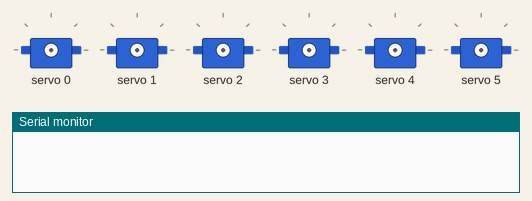
The sketch below on a simulated Arduino Uno, built with avr-gcc and run on an emulated ATmega328P. Shown: 6 × servo, the last lines printed to the serial monitor.

Above: at 0.01 s.
At 4.8 s:
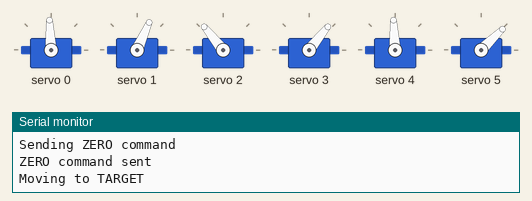
At 11.1 s:
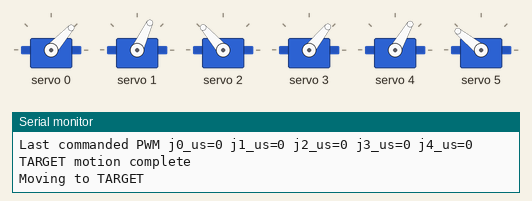
At 18.5 s:
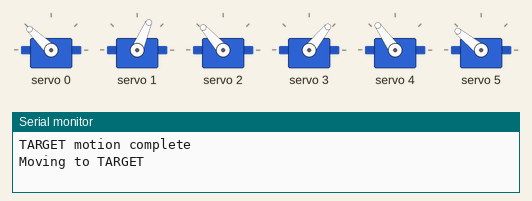
At 21.0 s:
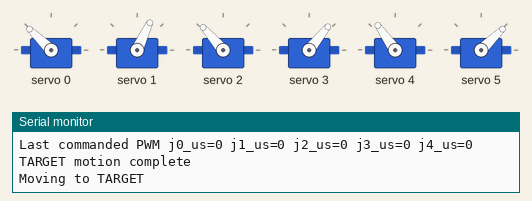
At 25.4 s:
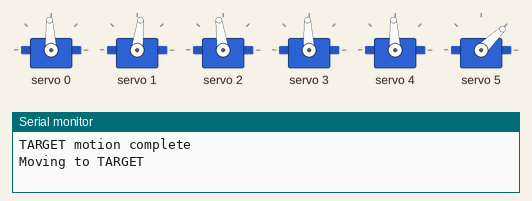
Timing chart, 0 to 26.9 s (numbered marks = the images above):
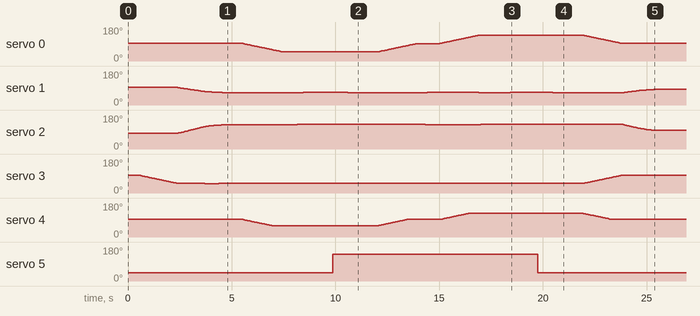

The sketch:

robot_arm.ino
```cpp
/**
 * Fixed pick-and-place demo sequence.
 *
 * setup() moves the robot to HOME/ZERO, opens the gripper, executes the
 * TARGETS[] sequence with the open-loop Jacobian IK trajectory generator, then
 * returns to HOME through the same controlled motion path. loop() stays idle.
 */

#include <Wire.h>
#include <math.h>

#include "kinematics.h"
#include "pca9685_servo_driver.h"
#include "robot_calibration.h"

enum class GripperCommand {
    Closed,
    Open,
};

struct ArmTarget {
    TcpPose tcp_pose;
    float j3_rad;
    float j4_rad;
    GripperCommand gripper;
};

struct JacobianIkResult {
    KinematicsStatus status;
    uint16_t iterations;
    bool missed_deadline;
    JacobianIkStepResult last_step;
    ArmJointPwmUs last_pwm;
};

const ArmTarget TARGET1 = {
    {0.140f, 0.360f, 0.0f},
    0.900f,
    0.0f,
    GripperCommand::Open,
};

const ArmTarget TARGET2 = {
    {0.140f, 0.360f, -0.95f},
    0.900f,
    -0.7f,
    GripperCommand::Open,
};

const ArmTarget TARGET3 = {
    {0.160f, 0.350f, -0.95f},
    0.900f,
    -0.7f,
    GripperCommand::Open,
};

const ArmTarget TARGET4 = {
    {0.160f, 0.350f, -0.95f},
    0.900f,
    -0.7f,
    GripperCommand::Closed,
};

const ArmTarget TARGET5 = {
    {0.140f, 0.360f, -0.95f},
    0.900f,
    -0.7f,
    GripperCommand::Closed,
};

const ArmTarget TARGET6 = {
    {0.150f, 0.360f, 0.0f},
    0.900f,
    0.0f,
    GripperCommand::Closed,
};

const ArmTarget TARGET7 = {
    {0.140f, 0.360f, 0.95f},
    0.900f,
    0.7f,
    GripperCommand::Closed,
};

const ArmTarget TARGET8 = {
    {0.160f, 0.350f, 0.95f},
    0.900f,
    0.7f,
    GripperCommand::Closed,
};

const ArmTarget TARGET9 = {
    {0.160f, 0.350f, 0.95f},
    0.900f,
    0.7f,
    GripperCommand::Open,
};

const ArmTarget TARGET10 = {
    {0.140f, 0.360f, 0.95f},
    0.900f,
    0.7f,
    GripperCommand::Open,
};

const ArmTarget TARGET11 = {
    {0.0f, 0.489f, 0.0f},
    0.0f,
    0.0f,
    GripperCommand::Open,
};

const ArmTarget TARGETS[] = {
    TARGET1,
    TARGET2,
    TARGET3,
    TARGET4,
    TARGET5,
    TARGET6,
    TARGET7,
    TARGET8,
    TARGET9,
    TARGET10,
    TARGET11,
};

constexpr unsigned long STEP_DELAY_MS = 500;

Pca9685ServoDriver servo_driver;
ArmJointAngles commanded_angles;

bool moveToArmTarget(const char *name, const ArmTarget &target, const JacobianIkConfig &config);
JacobianIkResult moveToTargetJacobianIk(
    ArmJointAngles &commanded_angles,
    const JacobianIkTarget &target,
    const JacobianIkConfig &config);
JacobianIkTarget toJacobianIkTarget(const ArmTarget &target);
void sendZeroCommand();
bool sendKinematicJointCommand(const ArmJointAngles &angles, ArmJointPwmUs &pwm);
void sendGripperCommand(GripperCommand command);
void waitUntilNextPeriod(unsigned long period_start_ms, unsigned long period_ms, bool &missed_deadline);
bool moveExplicitJointTargets(
    ArmJointAngles &commanded_angles,
    const JacobianIkTarget &target,
    const JacobianIkConfig &config,
    JacobianIkResult &result);
float limitedAngleStep(float error_rad, float velocity_limit_rad_s, float dt_s);
float normalizedTaskError(const JacobianIkStepResult &step, const JacobianIkConfig &config);
void printTargetDiagnostics(
    const ArmTarget &target,
    const JacobianIkResult &result,
    const ArmJointAngles &angles);
void printArmJointAngles(const ArmJointAngles &angles);
uint16_t gripperCommandToPwmUs(GripperCommand command);

void setup() {
    Serial.begin(115200);

    if (!servo_driver.begin()) {
        Serial.println(F("PCA9685 init failed"));
        return;
    }

    delay(100);
    commanded_angles = robotHomeJointAngles();
    const JacobianIkConfig ik_config = defaultJacobianIkConfig();

    sendZeroCommand();
    sendGripperCommand(GripperCommand::Open);
    Serial.println(F("ZERO command sent"));
    delay(STEP_DELAY_MS);

    for (uint8_t i = 0; i < sizeof(TARGETS) / sizeof(TARGETS[0]); ++i) {
        if (!moveToArmTarget("TARGET", TARGETS[i], ik_config)) {
            Serial.println(F("Target command failed; sequence stopped"));
            return;
        }
        delay(STEP_DELAY_MS);
    }

    Serial.println(F("Target sequence complete"));
}

void loop() {
}

bool moveToArmTarget(const char *name, const ArmTarget &target, const JacobianIkConfig &config) {
    Serial.print(F("Moving to "));
    Serial.println(name);

    const JacobianIkResult result = moveToTargetJacobianIk(
        commanded_angles,
        toJacobianIkTarget(target),
        config);
    printTargetDiagnostics(target, result, commanded_angles);
    if (result.status != KinematicsStatus::Ok) {
        return false;
    }

    sendGripperCommand(target.gripper);
    Serial.print(name);
    Serial.println(F(" motion complete"));
    return true;
}

JacobianIkResult moveToTargetJacobianIk(
    ArmJointAngles &commanded_angles,
    const JacobianIkTarget &target,
    const JacobianIkConfig &config) {
    JacobianIkResult result = {
        KinematicsStatus::OutOfReach,
        0,
        false,
        {},
        {0, 0, 0, 0, 0},
    };

    const unsigned long period_ms = max(1UL, static_cast<unsigned long>(config.dt_s * 1000.0f + 0.5f));
    float best_error = 3.402823466e+38f;
    uint8_t no_progress_count = 0;

    if (!moveExplicitJointTargets(commanded_angles, target, config, result)) {
        return result;
    }

    for (uint16_t iteration = result.iterations; iteration < config.max_iterations; ++iteration) {
        const unsigned long period_start_ms = millis();
        const JacobianIkStepResult step = computeJacobianIkStep(
            commanded_angles,
            target,
            config);

        result.iterations = iteration + 1;
        result.last_step = step;

        if (step.status != KinematicsStatus::Ok) {
            result.status = step.status;
            return result;
        }

        if (step.converged) {
            result.status = KinematicsStatus::Ok;
            return result;
        }

        ArmJointPwmUs pwm = {0, 0, 0, 0, 0};
        if (!sendKinematicJointCommand(step.next_angles, pwm)) {
            result.status = KinematicsStatus::JointLimitViolation;
            return result;
        }

        commanded_angles = step.next_angles;
        result.last_pwm = pwm;

        const float error = normalizedTaskError(step, config);
        if (best_error - error > config.min_error_progress) {
            best_error = error;
            no_progress_count = 0;
        } else if (++no_progress_count >= config.no_progress_iteration_limit) {
            result.status = KinematicsStatus::NoProgress;
            waitUntilNextPeriod(period_start_ms, period_ms, result.missed_deadline);
            return result;
        }

        waitUntilNextPeriod(period_start_ms, period_ms, result.missed_deadline);
    }

    result.status = KinematicsStatus::OutOfReach;
    return result;
}

JacobianIkTarget toJacobianIkTarget(const ArmTarget &target) {
    return {
        target.tcp_pose,
        target.j3_rad,
        target.j4_rad,
    };
}

void sendZeroCommand() {
    Serial.println(F("Sending ZERO command"));

    for (uint8_t i = 0; i < ROBOT_TOTAL_JOINT_COUNT; ++i) {
        const JointCalibration &joint = JOINT_CALIBRATIONS[i];
        servo_driver.setServoUs(joint.channel, joint.pwm_zero_us);
    }
    commanded_angles = robotHomeJointAngles();
}

bool sendKinematicJointCommand(const ArmJointAngles &angles, ArmJointPwmUs &pwm) {
    const KinematicsResult<ArmJointPwmUs> pwm_result = jointAnglesToPwmUs(angles, JOINT_CALIBRATIONS);
    if (pwm_result.status != KinematicsStatus::Ok) {
        Serial.print(F("Target PWM failed status="));
        Serial.println(kinematicsStatusName(pwm_result.status));
        return false;
    }

    pwm = pwm_result.value;
    const uint16_t pwm_values[ROBOT_KINEMATIC_JOINT_COUNT] = {
        pwm.j0_us,
        pwm.j1_us,
        pwm.j2_us,
        pwm.j3_us,
        pwm.j4_us,
    };

    for (uint8_t i = 0; i < ROBOT_KINEMATIC_JOINT_COUNT; ++i) {
        servo_driver.setServoUs(
            JOINT_CALIBRATIONS[i].channel,
            pwm_values[i]);
    }

    return true;
}

void sendGripperCommand(GripperCommand command) {
    const JointCalibration &gripper = JOINT_CALIBRATIONS[ROBOT_GRIPPER_JOINT_INDEX];
    servo_driver.setServoUs(gripper.channel, gripperCommandToPwmUs(command));
}

void waitUntilNextPeriod(unsigned long period_start_ms, unsigned long period_ms, bool &missed_deadline) {
    const unsigned long elapsed_ms = millis() - period_start_ms;
    if (elapsed_ms < period_ms) {
        delay(period_ms - elapsed_ms);
    } else {
        missed_deadline = true;
    }
}

bool moveExplicitJointTargets(
    ArmJointAngles &commanded_angles,
    const JacobianIkTarget &target,
    const JacobianIkConfig &config,
    JacobianIkResult &result) {
    const unsigned long period_ms = max(1UL, static_cast<unsigned long>(config.dt_s * 1000.0f + 0.5f));

    while (result.iterations < config.max_iterations) {
        const float yaw_error_rad = target.tcp_pose.yaw_rad - commanded_angles.j0_rad;
        const float j3_error_rad = target.j3_rad - commanded_angles.j3_rad;
        const float j4_error_rad = target.j4_rad - commanded_angles.j4_rad;

        if (fabs(yaw_error_rad) <= config.angle_tolerance_rad &&
            fabs(j3_error_rad) <= config.angle_tolerance_rad &&
            fabs(j4_error_rad) <= config.angle_tolerance_rad) {
            return true;
        }

        const unsigned long period_start_ms = millis();
        ArmJointAngles next_angles = commanded_angles;
        next_angles.j0_rad += limitedAngleStep(
            yaw_error_rad,
            config.joint_velocity_limit_rad_s[0],
            config.dt_s);
        next_angles.j3_rad += limitedAngleStep(
            j3_error_rad,
            config.joint_velocity_limit_rad_s[3],
            config.dt_s);
        next_angles.j4_rad += limitedAngleStep(
            j4_error_rad,
            config.joint_velocity_limit_rad_s[4],
            config.dt_s);

        ArmJointPwmUs pwm = {0, 0, 0, 0, 0};
        if (!sendKinematicJointCommand(next_angles, pwm)) {
            result.status = KinematicsStatus::JointLimitViolation;
            return false;
        }

        commanded_angles = next_angles;
        result.last_pwm = pwm;
        result.iterations++;
        waitUntilNextPeriod(period_start_ms, period_ms, result.missed_deadline);
    }

    result.status = KinematicsStatus::OutOfReach;
    return false;
}

float limitedAngleStep(float error_rad, float velocity_limit_rad_s, float dt_s) {
    const float max_step_rad = velocity_limit_rad_s * dt_s;
    if (error_rad > max_step_rad) {
        return max_step_rad;
    }
    if (error_rad < -max_step_rad) {
        return -max_step_rad;
    }
    return error_rad;
}

float normalizedTaskError(const JacobianIkStepResult &step, const JacobianIkConfig &config) {
    float result = fabs(step.reach_error_m) / config.position_tolerance_m;
    const float z_error = fabs(step.z_error_m) / config.position_tolerance_m;
    if (z_error > result) {
        result = z_error;
    }
    const float yaw_error = fabs(step.yaw_error_rad) / config.angle_tolerance_rad;
    if (yaw_error > result) {
        result = yaw_error;
    }
    const float j3_error = fabs(step.j3_error_rad) / config.angle_tolerance_rad;
    if (j3_error > result) {
        result = j3_error;
    }
    const float j4_error = fabs(step.j4_error_rad) / config.angle_tolerance_rad;
    if (j4_error > result) {
        result = j4_error;
    }
    return result;
}

void printTargetDiagnostics(
    const ArmTarget &target,
    const JacobianIkResult &result,
    const ArmJointAngles &angles) {
    Serial.print(F("Target TCP reach_x_m="));
    Serial.print(target.tcp_pose.reach_x_m, 6);
    Serial.print(F(" reach_z_m="));
    Serial.print(target.tcp_pose.reach_z_m, 6);
    Serial.print(F(" yaw_rad="));
    Serial.print(target.tcp_pose.yaw_rad, 6);
    Serial.print(F(" requested_j3_rad="));
    Serial.print(target.j3_rad, 6);
    Serial.print(F(" requested_j4_rad="));
    Serial.println(target.j4_rad, 6);

    Serial.print(F("Jacobian IK status="));
    Serial.print(kinematicsStatusName(result.status));
    Serial.print(F(" iterations="));
    Serial.print(result.iterations);
    Serial.print(F(" missed_deadline="));
    Serial.print(result.missed_deadline ? F("yes") : F("no"));
    Serial.print(F(" alpha="));
    Serial.println(result.last_step.alpha, 6);

    Serial.print(F("Final errors reach_m="));
    Serial.print(result.last_step.reach_error_m, 6);
    Serial.print(F(" z_m="));
    Serial.print(result.last_step.z_error_m, 6);
    Serial.print(F(" yaw_rad="));
    Serial.print(result.last_step.yaw_error_rad, 6);
    Serial.print(F(" j3_rad="));
    Serial.print(result.last_step.j3_error_rad, 6);
    Serial.print(F(" j4_rad="));
    Serial.println(result.last_step.j4_error_rad, 6);

    printArmJointAngles(angles);

    const KinematicsResult<TcpPose> fk_result = forwardKinematics(angles);
    if (fk_result.status == KinematicsStatus::Ok) {
        Serial.print(F("Model FK reach_x_m="));
        Serial.print(fk_result.value.reach_x_m, 6);
        Serial.print(F(" reach_z_m="));
        Serial.print(fk_result.value.reach_z_m, 6);
        Serial.print(F(" yaw_rad="));
        Serial.println(fk_result.value.yaw_rad, 6);
    } else {
        Serial.print(F("Model FK failed status="));
        Serial.println(kinematicsStatusName(fk_result.status));
    }

    Serial.print(F("Last commanded PWM j0_us="));
    Serial.print(result.last_pwm.j0_us);
    Serial.print(F(" j1_us="));
    Serial.print(result.last_pwm.j1_us);
    Serial.print(F(" j2_us="));
    Serial.print(result.last_pwm.j2_us);
    Serial.print(F(" j3_us="));
    Serial.print(result.last_pwm.j3_us);
    Serial.print(F(" j4_us="));
    Serial.println(result.last_pwm.j4_us);
}

void printArmJointAngles(const ArmJointAngles &angles) {
    Serial.print(F("Commanded angles j0_rad="));
    Serial.print(angles.j0_rad, 6);
    Serial.print(F(" j1_rad="));
    Serial.print(angles.j1_rad, 6);
    Serial.print(F(" j2_rad="));
    Serial.print(angles.j2_rad, 6);
    Serial.print(F(" j3_rad="));
    Serial.print(angles.j3_rad, 6);
    Serial.print(F(" j4_rad="));
    Serial.println(angles.j4_rad, 6);
}

uint16_t gripperCommandToPwmUs(GripperCommand command) {
    const JointCalibration &gripper = JOINT_CALIBRATIONS[ROBOT_GRIPPER_JOINT_INDEX];
    return command == GripperCommand::Open ? gripper.pwm_min_us : gripper.pwm_max_us;
}
```

kinematics.h
```cpp
#ifndef ROBOT_ARM_KINEMATICS_H
#define ROBOT_ARM_KINEMATICS_H

#include <Arduino.h>

#include "robot_calibration.h"

struct TcpPose {
    // Planar arm target in the local J0 frame. Lateral motion is commanded by yaw_rad.
    float reach_x_m;
    float reach_z_m;
    float yaw_rad;
};

struct ArmJointAngles {
    float j0_rad;
    float j1_rad;
    float j2_rad;
    float j3_rad;
    float j4_rad;
};

struct ArmJointPwmUs {
    uint16_t j0_us;
    uint16_t j1_us;
    uint16_t j2_us;
    uint16_t j3_us;
    uint16_t j4_us;
};

enum class KinematicsStatus {
    Ok,
    OutOfReach,
    JointLimitViolation,
    JointLimitBlocked,
    NoProgress,
    NotImplemented,
    InvalidInput,
};

const char *kinematicsStatusName(KinematicsStatus status);

template <typename T>
struct KinematicsResult {
    KinematicsStatus status;
    T value;
};

ArmJointAngles robotHomeJointAngles();

struct JacobianIkTarget {
    TcpPose tcp_pose;
    float j3_rad;
    float j4_rad;
};

struct JacobianIkConfig {
    float dt_s;
    uint16_t max_iterations;
    float damping_lambda;
    float reach_weight_per_m;
    float z_weight_per_m;
    float j3_weight_per_rad;
    float position_gain_per_s;
    float angle_gain_per_s;
    float yaw_gain_per_s;
    float j4_gain_per_s;
    float joint_velocity_limit_rad_s[ROBOT_KINEMATIC_JOINT_COUNT];
    float position_tolerance_m;
    float angle_tolerance_rad;
    float min_step_alpha;
    float min_error_progress;
    uint8_t no_progress_iteration_limit;
};

struct JacobianIkStepResult {
    KinematicsStatus status;
    ArmJointAngles next_angles;
    float q_dot_rad_s[ROBOT_KINEMATIC_JOINT_COUNT];
    float alpha;
    float reach_error_m;
    float z_error_m;
    float yaw_error_rad;
    float j3_error_rad;
    float j4_error_rad;
    bool converged;
};

JacobianIkConfig defaultJacobianIkConfig();

KinematicsResult<TcpPose> forwardKinematics(
    const ArmJointAngles &angles,
    const JointOffsets &offsets = JOINT_OFFSETS);

JacobianIkStepResult computeJacobianIkStep(
    const ArmJointAngles &current,
    const JacobianIkTarget &target,
    const JacobianIkConfig &config,
    const JointOffsets &offsets = JOINT_OFFSETS);

KinematicsResult<uint16_t> jointAngleToPwmUs(
    uint8_t joint_index,
    float angle_rad,
    const JointCalibration calibrations[ROBOT_TOTAL_JOINT_COUNT] = JOINT_CALIBRATIONS);

KinematicsResult<ArmJointPwmUs> jointAnglesToPwmUs(
    const ArmJointAngles &angles,
    const JointCalibration calibrations[ROBOT_TOTAL_JOINT_COUNT] = JOINT_CALIBRATIONS);

#endif
```

pca9685_servo_driver.cpp
```cpp
#include "pca9685_servo_driver.h"

Pca9685ServoDriver::Pca9685ServoDriver(const Pca9685ServoDriverConfig &config)
    : pca_(),
      config_(config),
      current_pwm_us_(),
      current_pwm_known_() {
}

bool Pca9685ServoDriver::begin() {
    const bool ok = pca_.begin();
    if (!ok) {
        return false;
    }

    pca_.setPWMFreq(config_.servo_frequency_hz);
    return true;
}

void Pca9685ServoDriver::setServoUs(uint8_t channel, uint16_t target_us) {
    if (channel >= CHANNEL_COUNT) {
        return;
    }

    writeServoUs(channel, target_us);
}

bool Pca9685ServoDriver::currentServoUs(uint8_t channel, uint16_t &pwm_us) const {
    if (channel >= CHANNEL_COUNT || !current_pwm_known_[channel]) {
        return false;
    }

    pwm_us = current_pwm_us_[channel];
    return true;
}

void Pca9685ServoDriver::writeServoUs(uint8_t channel, uint16_t pwm_us) {
    pca_.setPWM(channel, 0, pwmUsToTicks(pwm_us));
    current_pwm_us_[channel] = pwm_us;
    current_pwm_known_[channel] = true;
}

uint16_t Pca9685ServoDriver::pwmUsToTicks(uint16_t pwm_us) {
    uint32_t ticks = (static_cast<uint32_t>(pwm_us) * TICKS_PER_PERIOD) / SERVO_PWM_PERIOD_US;
    if (ticks >= TICKS_PER_PERIOD) {
        ticks = TICKS_PER_PERIOD - 1;
    }
    return static_cast<uint16_t>(ticks);
}
```

Source omitted: kinematics.cpp (19797 bytes), robot_calibration.h (2027 bytes), pca9685_servo_driver.h (939 bytes)
